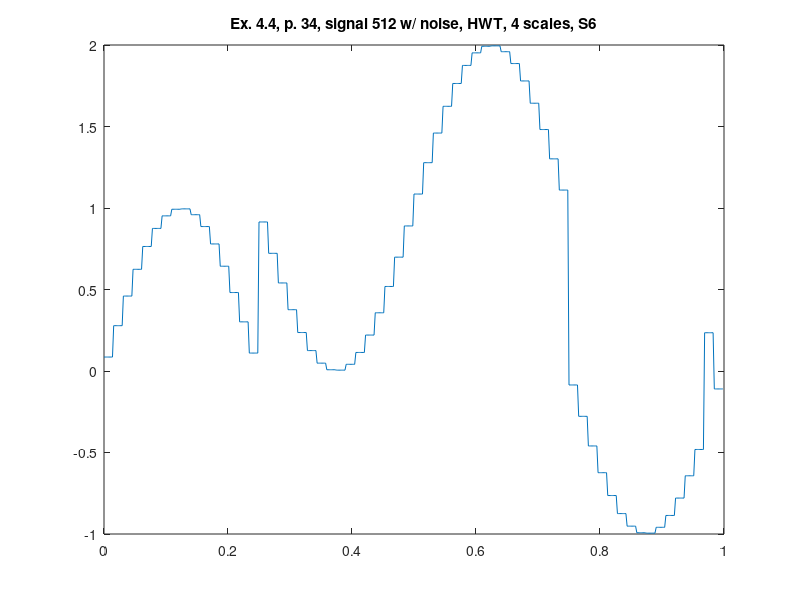

This figure's MATLAB source:
%% ========================================================================
%% Programmatic octave notes on "Ripples in Mathematics" by A. Jensen
%% and A. la Cour-Harbo written with a deep gratitude to the authors for
%% this wonderful text. 
%% 
%% Reconstruction of graphs in ex 4.4, p.34, HWT, 4 scales, S6.
%%
%% Author: Vladimir Kulyukin
%% 
%% NB: I have tested this code in Octave 4.
%% =========================================================================
t = (1.0/512)*[0:511];

%%y_ex_4_3_chirp_512_p33 = arrayfun(@(x) sin(x*x), t);

y_ex_4_4_512_with_noise_hwt_s6_p34 = [
0.08566170564930467
0.08566170564930467
0.08566170564930467
0.08566170564930467
0.08566170564930467
0.08566170564930467
0.08566170564930467
0.08566170564930467
0.27807947589146526
0.27807947589146526
0.27807947589146526
0.27807947589146526
0.27807947589146526
0.27807947589146526
0.27807947589146526
0.27807947589146526
0.4598108078238835
0.4598108078238835
0.4598108078238835
0.4598108078238835
0.4598108078238835
0.4598108078238835
0.4598108078238835
0.4598108078238835
0.6238718682765019
0.6238718682765019
0.6238718682765019
0.6238718682765019
0.6238718682765019
0.6238718682765019
0.6238718682765019
0.6238718682765019
0.7639578827026285
0.7639578827026285
0.7639578827026285
0.7639578827026285
0.7639578827026285
0.7639578827026285
0.7639578827026285
0.7639578827026285
0.8746854241290097
0.8746854241290097
0.8746854241290097
0.8746854241290097
0.8746854241290097
0.8746854241290097
0.8746854241290097
0.8746854241290097
0.9517992952353505
0.9517992952353505
0.9517992952353505
0.9517992952353505
0.9517992952353505
0.9517992952353505
0.9517992952353505
0.9517992952353505
0.9923360532009908
0.9923360532009908
0.9923360532009908
0.9923360532009908
0.9923360532009908
0.9923360532009908
0.9923360532009908
0.9923360532009908
0.994737893150587
0.994737893150587
0.994737893150587
0.994737893150587
0.994737893150587
0.994737893150587
0.994737893150587
0.994737893150587
0.9589125137218434
0.9589125137218434
0.9589125137218434
0.9589125137218434
0.9589125137218434
0.9589125137218434
0.9589125137218434
0.9589125137218434
0.8862366641551027
0.8862366641551027
0.8862366641551027
0.8862366641551027
0.8862366641551027
0.8862366641551027
0.8862366641551027
0.8862366641551027
0.7795032365921284
0.7795032365921284
0.7795032365921284
0.7795032365921284
0.7795032365921284
0.7795032365921284
0.7795032365921284
0.7795032365921284
0.64281393679737
0.64281393679737
0.64281393679737
0.64281393679737
0.64281393679737
0.64281393679737
0.64281393679737
0.64281393679737
0.48142165790569763
0.48142165790569763
0.48142165790569763
0.48142165790569763
0.48142165790569763
0.48142165790569763
0.48142165790569763
0.48142165790569763
0.30152861468508557
0.30152861468508557
0.30152861468508557
0.30152861468508557
0.30152861468508557
0.30152861468508557
0.30152861468508557
0.30152861468508557
0.11004799590132083
0.11004799590132083
0.11004799590132083
0.11004799590132083
0.11004799590132083
0.11004799590132083
0.11004799590132083
0.11004799590132083
0.9143382943506954
0.9143382943506954
0.9143382943506954
0.9143382943506954
0.9143382943506954
0.9143382943506954
0.9143382943506954
0.9143382943506954
0.7219205241085349
0.7219205241085349
0.7219205241085349
0.7219205241085349
0.7219205241085349
0.7219205241085349
0.7219205241085349
0.7219205241085349
0.5401891921761165
0.5401891921761165
0.5401891921761165
0.5401891921761165
0.5401891921761165
0.5401891921761165
0.5401891921761165
0.5401891921761165
0.3761281317234981
0.3761281317234981
0.3761281317234981
0.3761281317234981
0.3761281317234981
0.3761281317234981
0.3761281317234981
0.3761281317234981
0.2360421172973714
0.2360421172973714
0.2360421172973714
0.2360421172973714
0.2360421172973714
0.2360421172973714
0.2360421172973714
0.2360421172973714
0.12531457587099004
0.12531457587099004
0.12531457587099004
0.12531457587099004
0.12531457587099004
0.12531457587099004
0.12531457587099004
0.12531457587099004
0.04820070476464949
0.04820070476464949
0.04820070476464949
0.04820070476464949
0.04820070476464949
0.04820070476464949
0.04820070476464949
0.04820070476464949
0.0076639467990092264
0.0076639467990092264
0.0076639467990092264
0.0076639467990092264
0.0076639467990092264
0.0076639467990092264
0.0076639467990092264
0.0076639467990092264
0.005262106849412998
0.005262106849412998
0.005262106849412998
0.005262106849412998
0.005262106849412998
0.005262106849412998
0.005262106849412998
0.005262106849412998
0.04108748627815642
0.04108748627815642
0.04108748627815642
0.04108748627815642
0.04108748627815642
0.04108748627815642
0.04108748627815642
0.04108748627815642
0.11376333584489726
0.11376333584489726
0.11376333584489726
0.11376333584489726
0.11376333584489726
0.11376333584489726
0.11376333584489726
0.11376333584489726
0.22049676340787147
0.22049676340787147
0.22049676340787147
0.22049676340787147
0.22049676340787147
0.22049676340787147
0.22049676340787147
0.22049676340787147
0.35718606320262974
0.35718606320262974
0.35718606320262974
0.35718606320262974
0.35718606320262974
0.35718606320262974
0.35718606320262974
0.35718606320262974
0.5185783420943021
0.5185783420943021
0.5185783420943021
0.5185783420943021
0.5185783420943021
0.5185783420943021
0.5185783420943021
0.5185783420943021
0.6984713853149143
0.6984713853149143
0.6984713853149143
0.6984713853149143
0.6984713853149143
0.6984713853149143
0.6984713853149143
0.6984713853149143
0.8899520040986791
0.8899520040986791
0.8899520040986791
0.8899520040986791
0.8899520040986791
0.8899520040986791
0.8899520040986791
0.8899520040986791
1.085661705649304
1.085661705649304
1.085661705649304
1.085661705649304
1.085661705649304
1.085661705649304
1.085661705649304
1.085661705649304
1.2780794758914649
1.2780794758914649
1.2780794758914649
1.2780794758914649
1.2780794758914649
1.2780794758914649
1.2780794758914649
1.2780794758914649
1.4598108078238836
1.4598108078238836
1.4598108078238836
1.4598108078238836
1.4598108078238836
1.4598108078238836
1.4598108078238836
1.4598108078238836
1.6238718682765019
1.6238718682765019
1.6238718682765019
1.6238718682765019
1.6238718682765019
1.6238718682765019
1.6238718682765019
1.6238718682765019
1.7639578827026285
1.7639578827026285
1.7639578827026285
1.7639578827026285
1.7639578827026285
1.7639578827026285
1.7639578827026285
1.7639578827026285
1.8746854241290098
1.8746854241290098
1.8746854241290098
1.8746854241290098
1.8746854241290098
1.8746854241290098
1.8746854241290098
1.8746854241290098
1.9517992952353505
1.9517992952353505
1.9517992952353505
1.9517992952353505
1.9517992952353505
1.9517992952353505
1.9517992952353505
1.9517992952353505
1.9923360532009904
1.9923360532009904
1.9923360532009904
1.9923360532009904
1.9923360532009904
1.9923360532009904
1.9923360532009904
1.9923360532009904
1.9947378931505872
1.9947378931505872
1.9947378931505872
1.9947378931505872
1.9947378931505872
1.9947378931505872
1.9947378931505872
1.9947378931505872
1.958912513721844
1.958912513721844
1.958912513721844
1.958912513721844
1.958912513721844
1.958912513721844
1.958912513721844
1.958912513721844
1.8862366641551027
1.8862366641551027
1.8862366641551027
1.8862366641551027
1.8862366641551027
1.8862366641551027
1.8862366641551027
1.8862366641551027
1.7795032365921286
1.7795032365921286
1.7795032365921286
1.7795032365921286
1.7795032365921286
1.7795032365921286
1.7795032365921286
1.7795032365921286
1.6428139367973704
1.6428139367973704
1.6428139367973704
1.6428139367973704
1.6428139367973704
1.6428139367973704
1.6428139367973704
1.6428139367973704
1.481421657905698
1.481421657905698
1.481421657905698
1.481421657905698
1.481421657905698
1.481421657905698
1.481421657905698
1.481421657905698
1.301528614685086
1.301528614685086
1.301528614685086
1.301528614685086
1.301528614685086
1.301528614685086
1.301528614685086
1.301528614685086
1.1100479959013212
1.1100479959013212
1.1100479959013212
1.1100479959013212
1.1100479959013212
1.1100479959013212
1.1100479959013212
1.1100479959013212
-0.08566170564930443
-0.08566170564930443
-0.08566170564930443
-0.08566170564930443
-0.08566170564930443
-0.08566170564930443
-0.08566170564930443
-0.08566170564930443
-0.27807947589146487
-0.27807947589146487
-0.27807947589146487
-0.27807947589146487
-0.27807947589146487
-0.27807947589146487
-0.27807947589146487
-0.27807947589146487
-0.45981080782388317
-0.45981080782388317
-0.45981080782388317
-0.45981080782388317
-0.45981080782388317
-0.45981080782388317
-0.45981080782388317
-0.45981080782388317
-0.6238718682765015
-0.6238718682765015
-0.6238718682765015
-0.6238718682765015
-0.6238718682765015
-0.6238718682765015
-0.6238718682765015
-0.6238718682765015
-0.7639578827026285
-0.7639578827026285
-0.7639578827026285
-0.7639578827026285
-0.7639578827026285
-0.7639578827026285
-0.7639578827026285
-0.7639578827026285
-0.8746854241290097
-0.8746854241290097
-0.8746854241290097
-0.8746854241290097
-0.8746854241290097
-0.8746854241290097
-0.8746854241290097
-0.8746854241290097
-0.9517992952353505
-0.9517992952353505
-0.9517992952353505
-0.9517992952353505
-0.9517992952353505
-0.9517992952353505
-0.9517992952353505
-0.9517992952353505
-0.9923360532009905
-0.9923360532009905
-0.9923360532009905
-0.9923360532009905
-0.9923360532009905
-0.9923360532009905
-0.9923360532009905
-0.9923360532009905
-0.994737893150587
-0.994737893150587
-0.994737893150587
-0.994737893150587
-0.994737893150587
-0.994737893150587
-0.994737893150587
-0.994737893150587
-0.9589125137218437
-0.9589125137218437
-0.9589125137218437
-0.9589125137218437
-0.9589125137218437
-0.9589125137218437
-0.9589125137218437
-0.9589125137218437
-0.886236664155103
-0.886236664155103
-0.886236664155103
-0.886236664155103
-0.886236664155103
-0.886236664155103
-0.886236664155103
-0.886236664155103
-0.7795032365921284
-0.7795032365921284
-0.7795032365921284
-0.7795032365921284
-0.7795032365921284
-0.7795032365921284
-0.7795032365921284
-0.7795032365921284
-0.6428139367973703
-0.6428139367973703
-0.6428139367973703
-0.6428139367973703
-0.6428139367973703
-0.6428139367973703
-0.6428139367973703
-0.6428139367973703
-0.48142165790569785
-0.48142165790569785
-0.48142165790569785
-0.48142165790569785
-0.48142165790569785
-0.48142165790569785
-0.48142165790569785
-0.48142165790569785
0.23475696997172193
0.23475696997172193
0.23475696997172193
0.23475696997172193
0.23475696997172193
0.23475696997172193
0.23475696997172193
0.23475696997172193
-0.11004799590132126
-0.11004799590132126
-0.11004799590132126
-0.11004799590132126
-0.11004799590132126
-0.11004799590132126
-0.11004799590132126
-0.11004799590132126
];

figure;
plot(t, y_ex_4_4_512_with_noise_hwt_s6_p34);
xlim([0 1]);
title('Ex. 4.4, p. 34, signal 512 w/ noise, HWT, 4 scales, S6');
